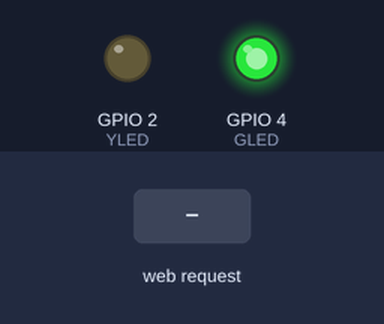
Bench run of a program on a simulated ESP32 board running MicroPython. Shown: output pins drawn as LEDs (lit = HIGH). Dashed ring = blinking. The inputs (shaded band) are chosen by the test bench. WiFi joins after 1.5 s; what the program prints to the serial console is not drawn.

Above: at 0.61 s.
At 3.75 s:
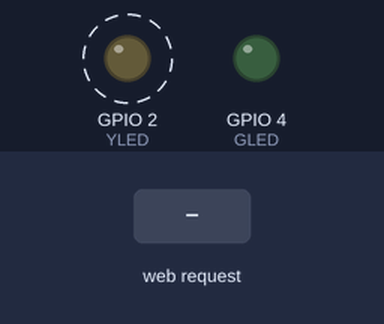
3.8 s: HTTP request GET /?LED=ON received
At 4.05 s:
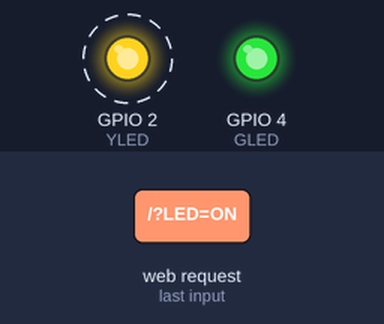
Timing chart, 0 to 12.8 s (numbered marks = the images above; inputs shaded):
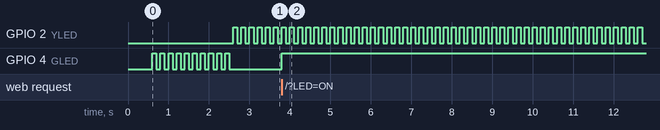

The program:

socket_full_communication_sample_code.py
```python
from machine import Pin, Timer
import usocket as socket
import time
import network

# Initialize the timer
timer1 = Timer(0)

# LED
YLED = Pin(2, Pin.OUT)
GLED = Pin(4, Pin.OUT)

wifi = network.WLAN(network.STA_IF)

# Restarting WiFi
wifi.active(False)
time.sleep(0.5)
wifi.active(True)

# Connect to WiFi
wifi.connect('vivo 1851', '987654321')

# Function to indicate AP mode is active
def ap_mode_active():
    timer1.deinit()
    GLED.value(0)
    timer1.init(period=100, mode=Timer.PERIODIC, callback=lambda t: YLED.value(not YLED.value()))

# Function to start blinking for 15 seconds
def power_for_15_sec():
    GLED.value(0)
    timer1.init(period=100, mode=Timer.PERIODIC, callback=lambda t: GLED.value(not GLED.value()))
    timer1.init(period=15000, mode=Timer.ONE_SHOT, callback=lambda t: stop_blinking())

# Function to stop blinking
def stop_blinking():
    timer1.deinit()
    GLED.value(0)

# Function to indicate AP mode is inactive
def ap_mode_inactive():
    timer1.deinit()
    YLED.value(0)
    timer1.init(period=100, mode=Timer.PERIODIC, callback=lambda t: GLED.value(not GLED.value()))

# Attempt to connect to WiFi
print('Connecting to WiFi...')
if not wifi.isconnected():
    while not wifi.isconnected():
        ap_mode_inactive()
        time.sleep(1)

if wifi.isconnected():
    ap_mode_active()
    print('Connected...')
    print('Network config:', wifi.ifconfig())
else:
    print('Failed to connect to WiFi')
    raise Exception('WiFi connection failed')

# HTML Document
html = '''<!DOCTYPE html>
<html>
    <head>
        <title>ESP32 Webserver</title>
    </head>
    <body>
        <center><h2>ESP32 Webserver</h2></center>
        <form>
            <center>
                <h3>LED Control</h3>
                <button name="LED" value="ON" type="submit">ON</button>
                <button name="LED" value="OFF" type="submit">OFF</button>
            </center>
        </form>
    </body>
</html>
'''

# HTML Document
html_Greeting = '''<!DOCTYPE html>
<html>
    <head>
        <title>ESP32 Webserver</title>
    </head>
    <body>
        <center><h2>ESP32 Webserver</h2></center>
        <form>
            <center>
                <h3>Thank You!</h3>
                <p> Please lock the door properly </p>
            </center>
        </form>
    </body>
</html>
'''

# Ensure the LED is off initially
GLED.value(0)

# Function to restart the server
def restart_server():
    print('Restarting server...')
    time.sleep(5)  # Delay to allow resources to be freed
    return start_server()

# Initializing Socket with retry logic
def start_server(max_retries=5, retry_delay=5):
    s = socket.socket(socket.AF_INET, socket.SOCK_STREAM)
    Host = ''  # Empty means it will allow all IP addresses to connect
    Port = 80   # HTTP port

    for attempt in range(max_retries):
        try:
            s.bind((Host, Port))  # Bind to host and port
            s.listen(5)  # Handle a maximum of 5 clients at a time
            print('Server listening on port', Port)
            return s
        except OSError as e:
            print(f'Error binding socket (attempt {attempt + 1}/{max_retries}): {e}')
            s.close()
            time.sleep(retry_delay)
        except Exception as e:
            print(f'Unexpected error (attempt {attempt + 1}/{max_retries}): {e}')
            s.close()
            time.sleep(retry_delay)

    return None

# Retry starting the server with a full restart
server_socket = start_server()

if not server_socket:
    # If server couldn't start, try restarting the process
    server_socket = restart_server()

if server_socket:
    # Main loop
    while True:
        try:
            connection_socket, address = server_socket.accept()
            print("Got a connection from", address)
            request = connection_socket.recv(1024)
            print("Content", request)
            request = str(request)
            print("-------------- request ", request)
            LED_ON = request.find('/?LED=ON')
            LED_OFF = request.find('/?LED=OFF')

            if LED_ON != -1:
                GLED.value(1)
                print("LED turned ON")
                response = html_Greeting
                connection_socket.sendall(response)
                time.sleep(10) # sleep for 10 sec
                print("Thank You !")

            if LED_OFF != -1:
                GLED.value(0)
                print("LED turned OFF")

            response = html
            connection_socket.send('HTTP/1.1 200 OK\r\n')
            connection_socket.send('Content-Type: text/html\r\n')
            connection_socket.send('Connection: close\r\n\r\n')
            connection_socket.sendall(response)
            connection_socket.close()
        except Exception as e:
            print('Error:', e)
            if 'connection_socket' in locals():
                connection_socket.close()
            continue
else:
    print('Server could not start after multiple attempts. Restarting the process is needed.')
```

Measured:
- after the input at 3.8 s, GPIO 4 (GLED): LOW → HIGH at once
- by itself, GPIO 2 (YLED): alternates HIGH for 0.10 s and LOW for 0.10 s
